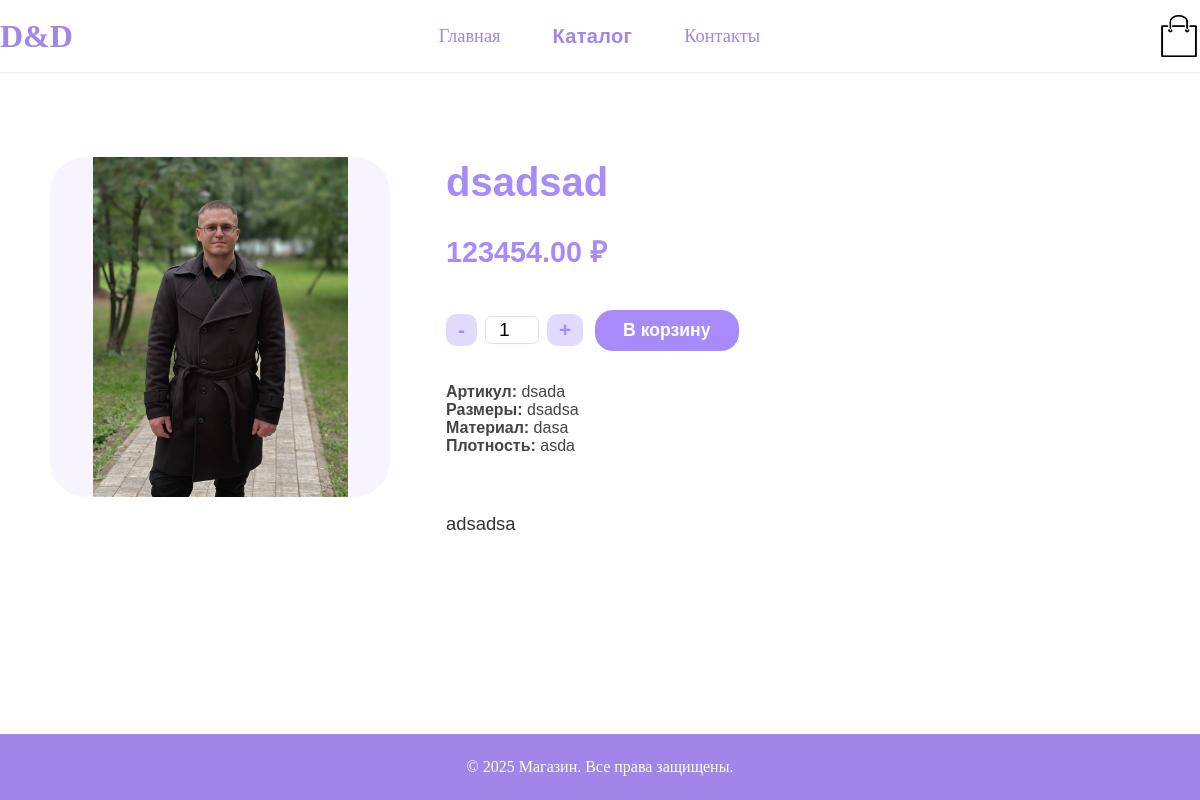
The app's page /catalog/odezhda/dsadsad/ with its own data.
### main/models.py (models this page shows, shortened)
class Product(models.Model):
    category = models.ForeignKey(Category, on_delete=models.CASCADE, related_name="products", verbose_name="Категория")
    name = models.CharField(max_length=200, verbose_name="Название товара")
    slug = models.SlugField(max_length=200, unique=True, verbose_name="URL (slug)")
    image = models.ImageField(upload_to="products/", blank=True, null=True, verbose_name="Главное изображение")
    description = models.TextField(blank=True, verbose_name="Описание")
    price = models.DecimalField(max_digits=9, decimal_places=2, verbose_name="Цена")
    stock = models.PositiveIntegerField(default=1, verbose_name="Остаток")
    is_available = models.BooleanField(default=True, verbose_name="Доступен")
    created = models.DateTimeField(auto_now_add=True, verbose_name="Создан")
    updated = models.DateTimeField(auto_now=True, verbose_name="Обновлён")
    sku = models.TextField(blank=True, verbose_name="SKU")
    size = models.TextField(blank=True, verbose_name="Размер")
    material = models.TextField(blank=True, verbose_name="Материал")
    density = models.TextField(blank=True, verbose_name="Плотность")
    class Meta:
        verbose_name = "Товар"
        verbose_name_plural = "Товары"
        ordering = ['name']

### catalog/views.py (the view)
# urls.py: path('<slug:category_slug>/<slug:product_slug>/', views.product_detail, name='product_detail'),
def product_detail(request, category_slug, product_slug):
    category = get_object_or_404(Category, slug=category_slug)
    product = get_object_or_404(Product, category=category, slug=product_slug)
    return render(request, 'catalog/product_detail.html', {'category': category, 'product': product})

### main/templates/catalog/product_detail.html (shortened to what this page needs)
{% extends "main/base.html" %}
{% load static %}
{% block content %}
<div class="product-detail-container">
  <div class="product-gallery">
    <div class="product-main-image">
      <img src="{{ product.image.url }}" id="mainProductImage" alt="{{ product.name }}">
    </div>
  </div>
  <div class="product-info">
    <h1 class="product-title">{{ product.name }}</h1>
    <div class="product-price">{{ product.price }} ₽</div>
    <form action="{% url 'add_to_cart' product.id %}" method="post" class="add-to-cart-form">
      <div class="product-qty">
        <button type="button" class="qty-btn" onclick="updateQty(-1)">-</button>
        <input type="number" name="quantity" id="qtyInput" min="1" value="1">
        <button type="button" class="qty-btn" onclick="updateQty(1)">+</button>
      </div>
      <button type="submit" class="btn-primary">В корзину</button>
    </form>
    <div class="product-meta">
      <div><b>Артикул:</b> {{ product.sku }}</div>
      <div><b>Размеры:</b> {{ product.size }}</div>
      <div><b>Материал:</b> {{ product.material }}</div>
      <div><b>Плотность:</b> {{ product.density }}</div>
    </div>
    <div class="product-desc">{{ product.description|linebreaks }}</div>
  </div>
</div>
{% endblock %}

### main/static/css/style.css (style rules this page uses)
html, body { margin: 0; background: #fff; min-height: 100vh; display: flex; flex-direction: column; height: 100%; margin: 0; padding: 0; font-family: 'palatinolinotype_roman' !important; overflow-x: hidden; }

### main/templates/catalog/product_detail.html (style rules this page uses)
.product-detail-container { display: flex; gap: 56px; max-width: 1100px; margin: 60px auto 0; font-family: 'Montserrat', Arial, sans-serif; }
.product-gallery { min-width: 340px; max-width: 350px; display: flex; flex-direction: column; align-items: center; }
.product-main-image img { width: 340px; height: 340px; object-fit: contain; border-radius: 36px; background: #f7f4ff; }
.product-info { flex: 1; display: flex; flex-direction: column; gap: 16px; min-width: 320px; }
.product-title { font-size: 2.5rem; color: #a78bfa; font-weight: 700; margin-bottom: 10px; }
.product-price { font-size: 1.8rem; color: #a78bfa; font-weight: 700; margin-bottom: 24px; }
.add-to-cart-form { display: flex; align-items: center; gap: 12px; margin-bottom: 16px; }
.product-qty { display: flex; align-items: center; gap: 8px; }
.qty-btn { background: #e1dafc; color: #a78bfa; border: none; border-radius: 10px; padding: 4px 12px; font-size: 1.3rem; cursor: pointer; font-weight: bold; }
#qtyInput { width: 48px; text-align: center; font-size: 1.2rem; border: 1px solid #e1dafc; border-radius: 6px; padding: 2px; }
.btn-primary { background: #a78bfa; color: #fff; border: none; border-radius: 18px; padding: 10px 28px; font-size: 1.1rem; font-weight: 600; cursor: pointer; transition: background .2s; }
.product-meta { font-size: 1rem; color: #444; margin-bottom: 8px; }
.product-desc { color: #333; font-size: 1.15rem; margin-top: 16px; margin-bottom: 0; }

### records on screen
Product: image (picture), name "dsadsad", price "123454.00", sku "dsada", size "dsadsa", material "dasa", density "asda", description "adsadsa"
